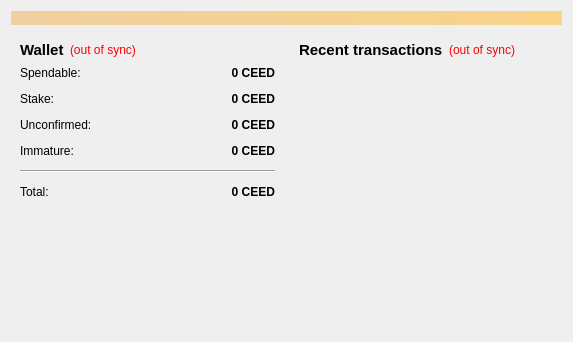
<?xml version="1.0" encoding="UTF-8"?>
<ui version="4.0">
 <class>OverviewPage</class>
 <widget class="QWidget" name="OverviewPage">
  <property name="geometry">
   <rect>
    <x>0</x>
    <y>0</y>
    <width>573</width>
    <height>342</height>
   </rect>
  </property>
  <property name="windowTitle">
   <string>Form</string>
  </property>
  <layout class="QVBoxLayout" name="topLayout">
   <item>
    <widget class="QLabel" name="labelAlerts">
     <property name="visible">
      <bool>false</bool>
     </property>
     <property name="styleSheet">
      <string notr="true">background-color: qlineargradient(x1: 0, y1: 0, x2: 1, y2: 0, stop:0 #F0D0A0, stop:1 #F8D488);  color:#000000
</string>
     </property>
     <property name="wordWrap">
      <bool>true</bool>
     </property>
     <property name="margin">
      <number>3</number>
     </property>
    </widget>
   </item>
   <item>
    <layout class="QHBoxLayout" name="horizontalLayout" stretch="1,1">
     <item>
      <layout class="QVBoxLayout" name="verticalLayout_2">
       <item>
        <widget class="QWidget" name="widget" native="true">
         <layout class="QVBoxLayout" name="verticalLayout_4">
          <item>
           <layout class="QHBoxLayout" name="horizontalLayout_4">
            <item>
             <widget class="QLabel" name="label_5">
              <property name="font">
               <font>
                <pointsize>11</pointsize>
                <weight>75</weight>
                <bold>true</bold>
               </font>
              </property>
              <property name="text">
               <string>Wallet</string>
              </property>
             </widget>
            </item>
            <item>
             <widget class="QLabel" name="labelWalletStatus">
              <property name="toolTip">
               <string>The displayed information may be out of date. Your wallet automatically synchronizes with the CEED network after a connection is established, but this process has not completed yet.</string>
              </property>
              <property name="styleSheet">
               <string notr="true">QLabel { color: red; }</string>
              </property>
              <property name="text">
               <string notr="true">(out of sync)</string>
              </property>
              <property name="alignment">
               <set>Qt::AlignLeading|Qt::AlignLeft|Qt::AlignVCenter</set>
              </property>
             </widget>
            </item>
            <item>
             <spacer name="horizontalSpacer_2">
              <property name="orientation">
               <enum>Qt::Horizontal</enum>
              </property>
              <property name="sizeHint" stdset="0">
               <size>
                <width>40</width>
                <height>20</height>
               </size>
              </property>
             </spacer>
            </item>
           </layout>
          </item>
          <item>
           <layout class="QFormLayout" name="formLayout_2">
            <property name="fieldGrowthPolicy">
             <enum>QFormLayout::AllNonFixedFieldsGrow</enum>
            </property>
            <property name="horizontalSpacing">
             <number>12</number>
            </property>
            <property name="verticalSpacing">
             <number>12</number>
            </property>
            <item row="0" column="0">
             <widget class="QLabel" name="label">
              <property name="text">
               <string>Spendable:</string>
              </property>
             </widget>
            </item>
            <item row="0" column="1">
             <widget class="QLabel" name="labelBalance">
              <property name="font">
               <font>
                <weight>75</weight>
                <bold>true</bold>
               </font>
              </property>
              <property name="cursor">
               <cursorShape>IBeamCursor</cursorShape>
              </property>
              <property name="toolTip">
               <string>Your current spendable balance</string>
              </property>
              <property name="text">
               <string notr="true">0 CEED</string>
              </property>
              <property name="alignment">
               <set>Qt::AlignRight|Qt::AlignTrailing|Qt::AlignVCenter</set>
              </property>
              <property name="textInteractionFlags">
               <set>Qt::LinksAccessibleByMouse|Qt::TextSelectableByKeyboard|Qt::TextSelectableByMouse</set>
              </property>
             </widget>
            </item>
            <item row="1" column="0">
             <widget class="QLabel" name="label_6">
              <property name="text">
               <string>Stake:</string>
              </property>
             </widget>
            </item>
            <item row="1" column="1">
             <widget class="QLabel" name="labelStake">
              <property name="font">
               <font>
                <weight>75</weight>
                <bold>true</bold>
               </font>
              </property>
              <property name="cursor">
               <cursorShape>IBeamCursor</cursorShape>
              </property>
              <property name="toolTip">
               <string>Total of coins that was staked, and do not yet count toward the current balance</string>
              </property>
              <property name="text">
               <string notr="true">0 CEED</string>
              </property>
              <property name="alignment">
               <set>Qt::AlignRight|Qt::AlignTrailing|Qt::AlignVCenter</set>
              </property>
              <property name="textInteractionFlags">
               <set>Qt::LinksAccessibleByMouse|Qt::TextSelectableByKeyboard|Qt::TextSelectableByMouse</set>
              </property>
             </widget>
            </item>
            <item row="2" column="0">
             <widget class="QLabel" name="label_3">
              <property name="text">
               <string>Unconfirmed:</string>
              </property>
             </widget>
            </item>
            <item row="2" column="1">
             <widget class="QLabel" name="labelUnconfirmed">
              <property name="font">
               <font>
                <weight>75</weight>
                <bold>true</bold>
               </font>
              </property>
              <property name="cursor">
               <cursorShape>IBeamCursor</cursorShape>
              </property>
              <property name="toolTip">
               <string>Total of transactions that have yet to be confirmed, and do not yet count toward the current balance</string>
              </property>
              <property name="text">
               <string notr="true">0 CEED</string>
              </property>
              <property name="alignment">
               <set>Qt::AlignRight|Qt::AlignTrailing|Qt::AlignVCenter</set>
              </property>
              <property name="textInteractionFlags">
               <set>Qt::LinksAccessibleByMouse|Qt::TextSelectableByKeyboard|Qt::TextSelectableByMouse</set>
              </property>
             </widget>
            </item>
            <item row="3" column="0">
             <widget class="QLabel" name="labelImmatureText">
              <property name="text">
               <string>Immature:</string>
              </property>
             </widget>
            </item>
            <item row="3" column="1">
             <widget class="QLabel" name="labelImmature">
              <property name="font">
               <font>
                <weight>75</weight>
                <bold>true</bold>
               </font>
              </property>
              <property name="toolTip">
               <string>Mined balance that has not yet matured</string>
              </property>
              <property name="text">
               <string notr="true">0 CEED</string>
              </property>
              <property name="alignment">
               <set>Qt::AlignRight|Qt::AlignTrailing|Qt::AlignVCenter</set>
              </property>
              <property name="textInteractionFlags">
               <set>Qt::LinksAccessibleByMouse|Qt::TextSelectableByKeyboard|Qt::TextSelectableByMouse</set>
              </property>
             </widget>
            </item>
            <item row="4" column="0" colspan="2">
             <widget class="Line" name="line">
              <property name="orientation">
               <enum>Qt::Horizontal</enum>
              </property>
             </widget>
            </item>
            <item row="5" column="0">
             <widget class="QLabel" name="labelTotalText">
              <property name="text">
               <string>Total:</string>
              </property>
             </widget>
            </item>
            <item row="5" column="1">
             <widget class="QLabel" name="labelTotal">
              <property name="font">
               <font>
                <weight>75</weight>
                <bold>true</bold>
               </font>
              </property>
              <property name="cursor">
               <cursorShape>IBeamCursor</cursorShape>
              </property>
              <property name="toolTip">
               <string>Your current total balance</string>
              </property>
              <property name="text">
               <string notr="true">0 CEED</string>
              </property>
              <property name="alignment">
               <set>Qt::AlignRight|Qt::AlignTrailing|Qt::AlignVCenter</set>
              </property>
              <property name="textInteractionFlags">
               <set>Qt::LinksAccessibleByMouse|Qt::TextSelectableByKeyboard|Qt::TextSelectableByMouse</set>
              </property>
             </widget>
            </item>
           </layout>
          </item>
         </layout>
        </widget>
       </item>
       <item>
        <spacer name="verticalSpacer">
         <property name="orientation">
          <enum>Qt::Vertical</enum>
         </property>
         <property name="sizeHint" stdset="0">
          <size>
           <width>20</width>
           <height>40</height>
          </size>
         </property>
        </spacer>
       </item>
      </layout>
     </item>
     <item>
      <layout class="QVBoxLayout" name="verticalLayout_3">
       <item>
        <widget class="QWidget" name="widget_2" native="true">
         <layout class="QVBoxLayout" name="verticalLayout">
          <item>
           <layout class="QHBoxLayout" name="horizontalLayout_2">
            <item>
             <widget class="QLabel" name="label_4">
              <property name="font">
               <font>
                <pointsize>11</pointsize>
                <weight>75</weight>
                <bold>true</bold>
               </font>
              </property>
              <property name="text">
               <string>&lt;b&gt;Recent transactions&lt;/b&gt;</string>
              </property>
             </widget>
            </item>
            <item>
             <widget class="QLabel" name="labelTransactionsStatus">
              <property name="toolTip">
               <string>The displayed information may be out of date. Your wallet automatically synchronizes with the CEED network after a connection is established, but this process has not completed yet.</string>
              </property>
              <property name="styleSheet">
               <string notr="true">QLabel { color: red; }</string>
              </property>
              <property name="text">
               <string notr="true">(out of sync)</string>
              </property>
              <property name="alignment">
               <set>Qt::AlignRight|Qt::AlignTrailing|Qt::AlignVCenter</set>
              </property>
             </widget>
            </item>
            <item>
             <spacer name="horizontalSpacer">
              <property name="orientation">
               <enum>Qt::Horizontal</enum>
              </property>
              <property name="sizeHint" stdset="0">
               <size>
                <width>40</width>
                <height>20</height>
               </size>
              </property>
             </spacer>
            </item>
           </layout>
          </item>
          <item>
           <widget class="QListView" name="listTransactions">
            <property name="styleSheet">
             <string notr="true">QListView { background: transparent; }</string>
            </property>
            <property name="frameShape">
             <enum>QFrame::NoFrame</enum>
            </property>
            <property name="verticalScrollBarPolicy">
             <enum>Qt::ScrollBarAlwaysOff</enum>
            </property>
            <property name="horizontalScrollBarPolicy">
             <enum>Qt::ScrollBarAlwaysOff</enum>
            </property>
            <property name="selectionMode">
             <enum>QAbstractItemView::NoSelection</enum>
            </property>
           </widget>
          </item>
         </layout>
        </widget>
       </item>
      </layout>
     </item>
    </layout>
   </item>
  </layout>
 </widget>
 <resources/>
 <connections/>
</ui>
